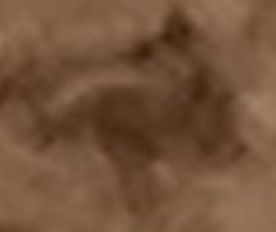
#> input picture dados/ovos-mosquito/geral/nao_ovo#12.jpg, 138 x 116 px, found by its file name (shown 2 times larger); its folder holds 4 pictures in this run
$ python extrair_imagens.py
#> lines starting #> are read from the running program, lines starting #| are printed output that depends on the picture
import cv2 as cv
import matplotlib.pyplot as plt
import numpy as np
import os


def isRightDim(img, dims: tuple):
    img = np.array(img)
    if img.shape == dims:
        return True
    else:
        return False


def getImage(file: str) -> np.ndarray:
    img = cv.imread(file, cv.IMREAD_GRAYSCALE)


def getImagesFromDir(path: str) -> (np.ndarray, np.ndarray):
    images = []
    labels = []
    for file in os.listdir(path):
        if file.endswith(".jpg") or file.endswith(".png"):
            img = cv.imread(os.path.join(path, file), cv.IMREAD_GRAYSCALE)
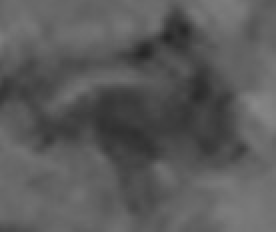
#> img: shape (116, 138) (shown 2 times larger); min 38, max 135, mean 90.5
            if isRightDim(img, (41, 41)):
                images.append(img)
                if file.startswith("nao"):
                    labels.append(0.0)
                else:
                    labels.append(1.0)
#> pass 2 of the loop in getImagesFromDir, `for file in os.listdir(path):`:
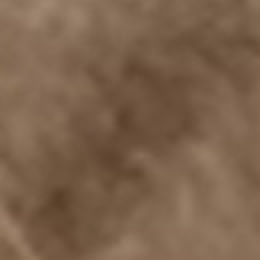
#> input picture dados/ovos-mosquito/geral/nao_ovo#13.jpg, 130 x 130 px, found by its file name (shown 2 times larger)
#> in getImagesFromDir, `img = cv.imread(os.path.join(path, file), cv.IMREAD_GRAYSCALE)`:
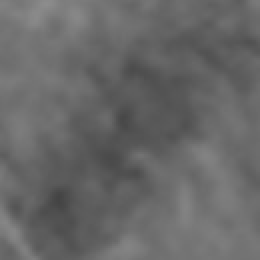
#> img: shape (130, 130) (shown 2 times larger); min 68, max 141, mean 103.7
#> pass 3 of the loop in getImagesFromDir, `for file in os.listdir(path):`:
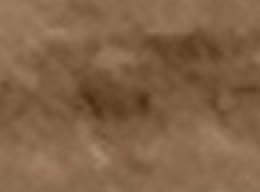
#> input picture dados/ovos-mosquito/geral/nao_ovo#14.jpg, 130 x 96 px, found by its file name (shown 2 times larger)
#> in getImagesFromDir, `img = cv.imread(os.path.join(path, file), cv.IMREAD_GRAYSCALE)`:
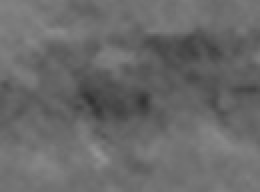
#> img: shape (96, 130) (shown 2 times larger); min 50, max 147, mean 105.4
#> the loop made 4 passes; the first 3 are shown

    images = np.array(images)
    labels = np.array(labels)
    return images, labels


if __name__ == "__main__":

    # WARN: Mudar o diretório (diferente para cada um)
    path = (
        "/home/murilo/Documents/Ufs/2024.1/recpad/U1-projeto/dados/ovos-mosquito/geral"
    )

    images, labels = getImagesFromDir(path)
#> (the run stopped early here; a loop or call above may not have finished)
